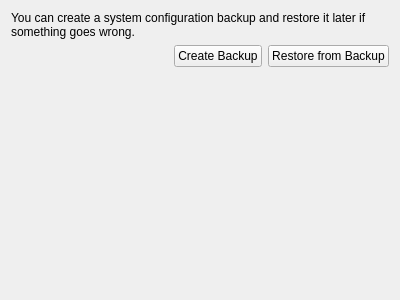
<?xml version="1.0" encoding="UTF-8"?>
<ui version="4.0">
 <class>DatabaseManagementWidget</class>
 <widget class="QWidget" name="DatabaseManagementWidget">
  <property name="geometry">
   <rect>
    <x>0</x>
    <y>0</y>
    <width>400</width>
    <height>300</height>
   </rect>
  </property>
  <property name="windowTitle">
   <string/>
  </property>
  <layout class="QVBoxLayout" name="verticalLayout">
   <item>
    <widget class="QLabel" name="label">
     <property name="text">
      <string>You can create a system configuration backup and restore it later if something goes wrong. </string>
     </property>
     <property name="wordWrap">
      <bool>true</bool>
     </property>
    </widget>
   </item>
   <item>
    <layout class="QHBoxLayout" name="horizontalLayout">
     <item>
      <spacer name="horizontalSpacer">
       <property name="orientation">
        <enum>Qt::Horizontal</enum>
       </property>
       <property name="sizeHint" stdset="0">
        <size>
         <width>40</width>
         <height>20</height>
        </size>
       </property>
      </spacer>
     </item>
     <item>
      <widget class="QPushButton" name="backupButton">
       <property name="text">
        <string>Create Backup</string>
       </property>
      </widget>
     </item>
     <item>
      <widget class="QPushButton" name="restoreButton">
       <property name="text">
        <string>Restore from Backup</string>
       </property>
      </widget>
     </item>
    </layout>
   </item>
   <item>
    <spacer name="verticalSpacer">
     <property name="orientation">
      <enum>Qt::Vertical</enum>
     </property>
     <property name="sizeHint" stdset="0">
      <size>
       <width>20</width>
       <height>40</height>
      </size>
     </property>
    </spacer>
   </item>
  </layout>
 </widget>
 <resources/>
 <connections/>
</ui>
